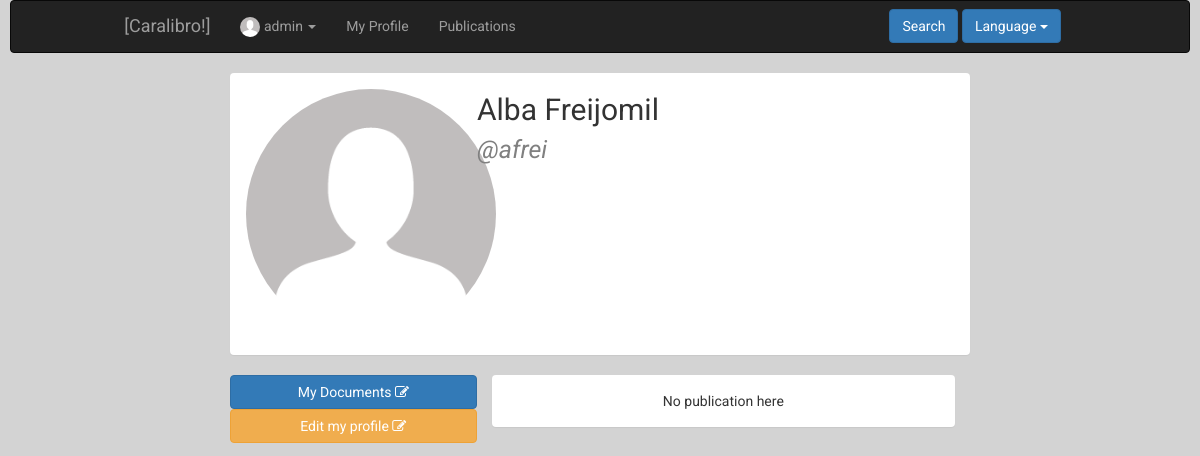
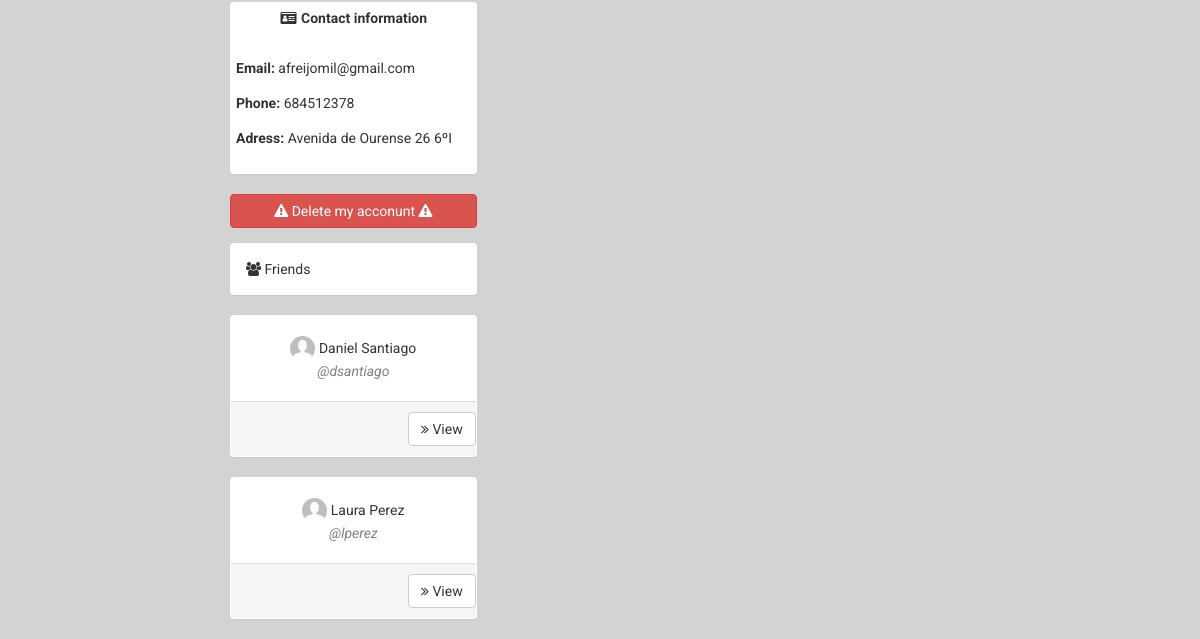
The page /index.php?controller=user&action=showcurrent&id=5 (signed in) on the database as committed earlier (2 pictures, top to bottom).
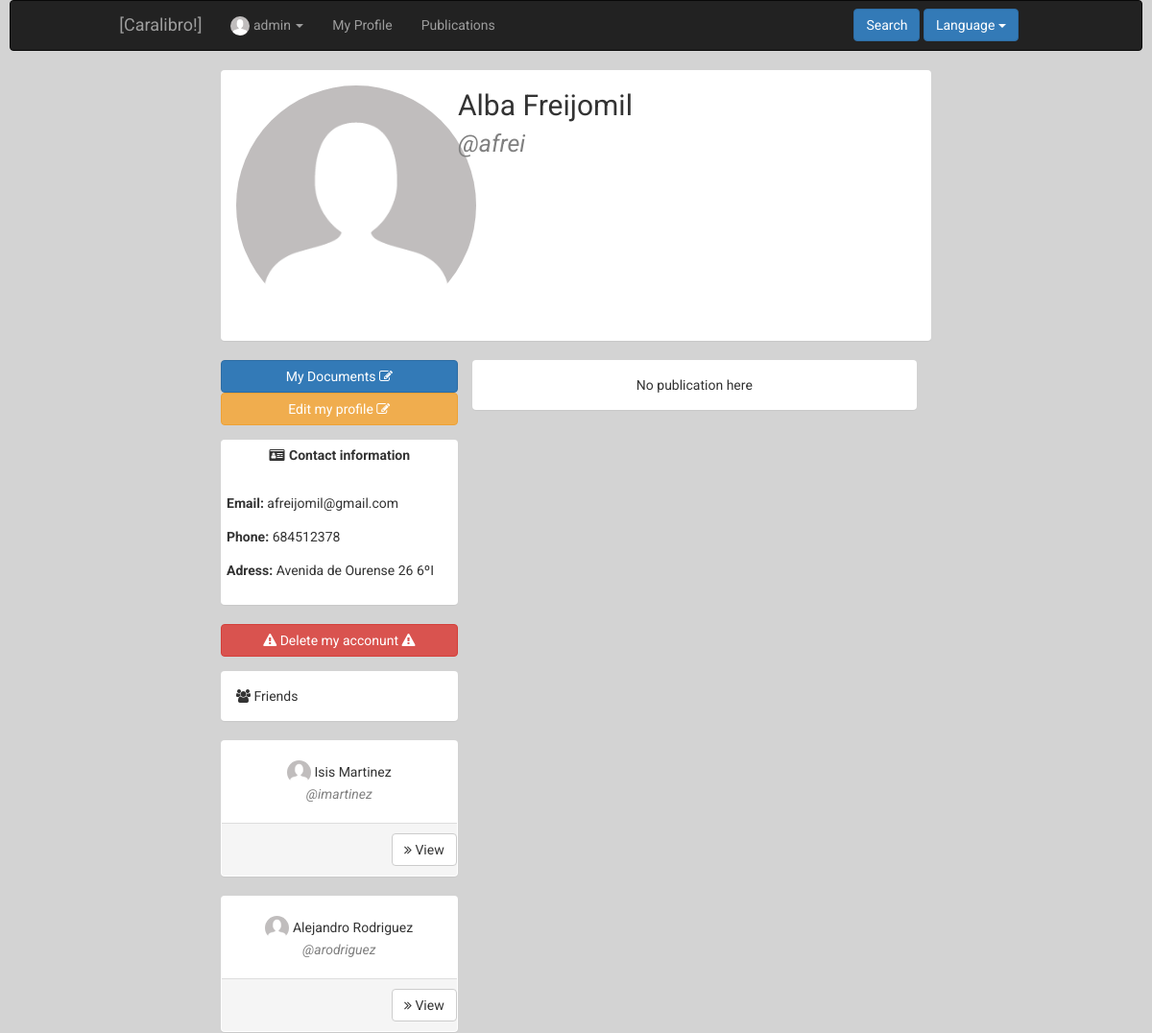
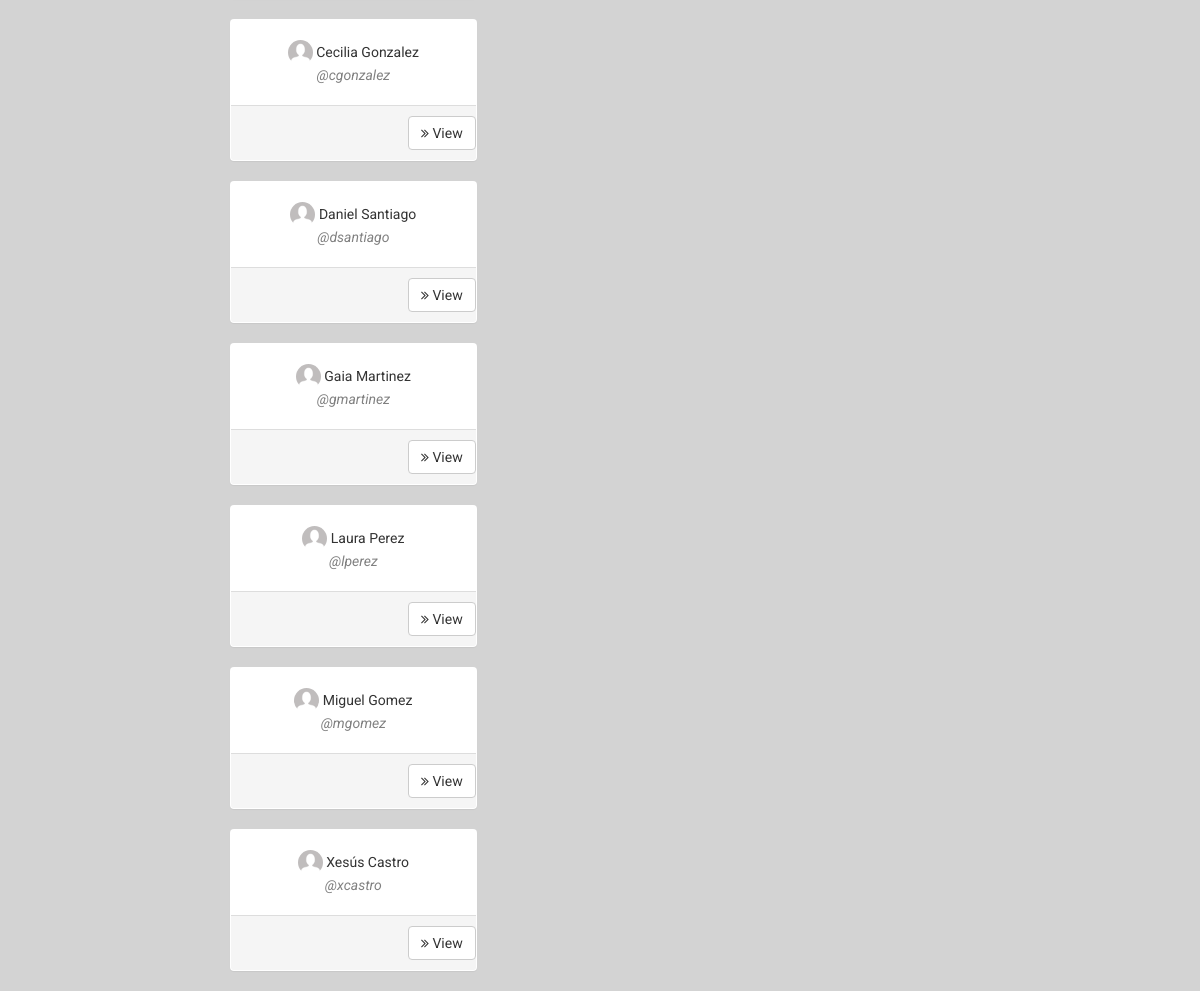
The same page on the database as committed later (2 pictures, top to bottom).
### tables this page shows
CREATE TABLE IF NOT EXISTS `user` (
`id` int(11) NOT NULL,
  `name` varchar(50) NOT NULL,
  `surname` varchar(100) NOT NULL,
  `email` varchar(100) NOT NULL,
  `phone` int(9) NOT NULL,
  `user` varchar(50) NOT NULL,
  `password` varchar(255) NOT NULL,
  `birthday` date NOT NULL,
  `address` varchar(100) NOT NULL,
  `status` tinyint(1) NOT NULL,
  `photo` varchar(255) DEFAULT NULL,
  `type` tinyint(1) NOT NULL,
  `private` tinyint(1) NOT NULL
);

### core/ViewManager.php (called while the page is built, shortened)
<?php
class ViewManager {
    private $variables = array();
    public function setVariable($varname, $value, $flash=false) {
        $this->variables[$varname] = $value;
    }
    public function getVariable($varname, $default=NULL) {
        if (!isset($this->variables[$varname])) {
            return $default;
        }
        return $this->variables[$varname];
    }
    public function render($controller, $viewname) {
        include(__DIR__."/../Views/$controller/$viewname.php");
    }
    private static $viewmanager_singleton = NULL;
    public static function getInstance() {
        if (self::$viewmanager_singleton == null) {
            self::$viewmanager_singleton = new ViewManager();
        }
        return self::$viewmanager_singleton;
    }
}

### Controllers/USER_Controller.php (called while the page is built, shortened)
<?php
require_once(__DIR__ . "/../core/ViewManager.php");
require_once(__DIR__ . "/../core/I18n.php");
require_once(__DIR__ . "/../Models/User.php");
require_once(__DIR__ . "/../Models/FRIENDSHIP_Model.php");
class USER_Controller extends BaseController
{
    private $userModel;
    public function __construct()
    {
        $this->userModel = new USER_Model();
        $this->view->setLayout("base");
    }
    public function showcurrent()
    {
        $userid = $_REQUEST["id"];
        $user   = $this->userModel->showcurrent($userid);
        $publicationModel = new PUBLICATION_Model();
        $publications     = $publicationModel->showall($userid, "user");
        $friendshipModel = new FRIENDSHIP_Model();
        $friends         = $friendshipModel->showall($userid);
        $this->view->setVariable("user", $user);
        $this->view->setVariable("publications", $publications);
        $this->view->setVariable("friends", $friends);
        $this->view->render("user", "USER_SHOWCURRENT_Vista");
    }
}

### index.php (called while the page is built, shortened)
<?php
function run() {
    try{
        $controller = loadController($_GET["controller"]);
        $actionName = $_GET["action"];
        $controller->$actionName();
    } catch (Exception $ex) {
        die($ex->getMessage());
    }
}
function loadController($controllerName) {
    return new $controllerClassName();
}
run();
?>

### Models/User.php (called while the page is built, shortened)
<?php
class User {
    private $id;
    private $user;
    private $name;
    private $surname;
    private $photo;
    public function __construct($id=NULL, $user=NULL, $name=NULL, $surname=NULL, $email=NULL, $phone=NULL,
                                $birthday=NULL, $address=NULL, $status=1, $photo=NULL, $type=0,
                                $private=0, $password=NULL)
    {
     $this->id = $id;
     $this->user = $user;
     $this->name = $name;
     $this->surname = $surname;
     $this->photo = $photo;
    }
    public function getID() {
        return $this->id;
    }
    public function setID($id) {
        $this->id = $id;
    }
    public function getUser() {
        return $this->user;
    }
    public function getName() {
        return $this->name;
    }
    public function setName($name) {
        $this->name = $name;
    }
    public function getSurname() {
        return $this->surname;
    }
    public function getPhoto() {
        return $this->photo;
    }
}

### Models/FRIENDSHIP_Model.php (called while the page is built, shortened)
<?php
require_once(__DIR__ . "/../core/PDOConnection.php");
class FRIENDSHIP_Model
{
    private $db;
    public function __construct()
    {
        $this->db = PDOConnection::getInstance();
    }
    public function showall($currentuserid, $add = 1)
    {
        $friends = array();
        $sql = $this->db->prepare("SELECT u.id, u.user, u.name, u.surname, u.status, u.photo FROM user as u, friendship as f where f.member=? AND f.status=? and f.secondarymember=u.id ORDER BY u.name");
        $sql->execute(array(
            $currentuserid,
            $add
        ));
        $friends_db = $sql->fetchAll(PDO::FETCH_ASSOC);
        foreach ($friends_db as $friend) {
            array_push($friends, new User($friend["id"], $friend["user"], $friend["name"], $friend["surname"], NULL, NULL, NULL, NULL, $friend["status"], $friend["photo"]));
        }
        $sql = $this->db->prepare("SELECT u.id, u.user, u.name, u.surname, u.status, u.photo FROM user as u, friendship as f where f.secondarymember=? AND f.status=? and f.member=u.id ORDER BY u.name");
        $sql->execute(array(
            $currentuserid,
            $add
        ));
        $friends_db = $sql->fetchAll(PDO::FETCH_ASSOC);
        foreach ($friends_db as $friend) {
            array_push($friends, new User($friend["id"], $friend["user"], $friend["name"], $friend["surname"], NULL, NULL, NULL, NULL, $friend["status"], $friend["photo"]));
        }
        return $friends;
    }
}

### core/PDOConnection.php (called while the page is built)
<?php
class PDOConnection {
    private static $dbhost = "127.0.0.1";
    private static $dbname = "ET3Grupo1";
    private static $dbuser = "ET3Grupo1";
    private static $dbpass = "ET3Grupo1";
    private static $db_singleton = null;
    public static function getInstance() {
        if (self::$db_singleton == null) {
            self::$db_singleton = new PDO(
                "mysql:host=".self::$dbhost.";dbname=".self::$dbname.";charset=utf8",
                self::$dbuser,
                self::$dbpass,
                array(
                    PDO::ATTR_EMULATE_PREPARES => false,
                    PDO::ATTR_ERRMODE => PDO::ERRMODE_EXCEPTION
                )
            );
        }
        return self::$db_singleton;
    }
}
?>

### core/I18n.php (called while the page is built, shortened)
<?php
class I18n {
  private $messages;
  public function setLanguage($language) {
    $this->messages = $i18n_messages;
  }
  public function i18n($key) {
    if (isset($this->messages[$key])){
      return $this->messages[$key];
    }else{
      return $key;
    }
  }
  private static $i18n_singleton = null;
  public static function getInstance() {
    if (self::$i18n_singleton == NULL) {
      self::$i18n_singleton = new I18n();
    }
    return self::$i18n_singleton;
  }
}
function i18n($key) {
  return I18n::getInstance()->i18n($key);
}

### Views/user/USER_SHOWCURRENT_Vista.php (the view, shortened to what the changed rows need)
<?php
	require_once(__DIR__."/../../core/ViewManager.php");
	$view = ViewManager::getInstance();
	$friends = $view->getVariable("friends");
	$isPrivate = $view->getVariable("isPrivate");
?>
<div class="container-fluid">
<?php if (!($isPrivate && !$isFriend)): ?>
<div class="row">
	<div class="col-md-4">
	<?php foreach ($friends as $friend): ?>
		<div class="row">
		<div class="panel">
			<div class="panel-body" >
				<div class="row text-center" style="padding: 5px">
					<?php if ($friend->getPhoto() == NULL): ?>
						<img class="smallPhoto img-circle" src="media/profileImages/default.png" alt="default">
					<?php else: ?>
						<img class="smallPhoto img-circle" src="media/profileImages/<?=$friend->getPhoto() ?>" alt="<?=$friend->getPhoto() ?>">
					<?php endif ?>
					<font class="name"><?= $friend->getName()." ".$friend->getSurname() ?></font><br>
					<font class="user">@<?=$friend->getUser() ?></font>
				</div>
			</div>
			<div class="panel-footer">
			<div class="row">
				<a href="index.php?controller=user&action=showcurrent&id=<?=$friend->getID()  ?>">
					<button class="btn btn-default pull-right">
					<i class="fa fa-angle-double-right"></i>
						<?= i18n("View") ?>
					</button>
				</a>
			</div>
			</div>
		</div>
	</div>
	<?php endforeach ?>
	</div>
</div>
	<?php endif ?>
</div>

Rows that differ between the two databases and show on the page:
added user: name "Isis", surname "Martinez", user "imartinez"
added user: name "Alejandro", surname "Rodriguez", user "arodriguez"
added user: name "Cecilia", surname "Gonzalez", user "cgonzalez"
added user: name "Gaia", surname "Martinez", user "gmartinez"
now on this page (row unchanged): user: name "Miguel", surname "Gomez", user "mgomez"
added user: name "Xesús", surname "Castro", user "xcastro"
